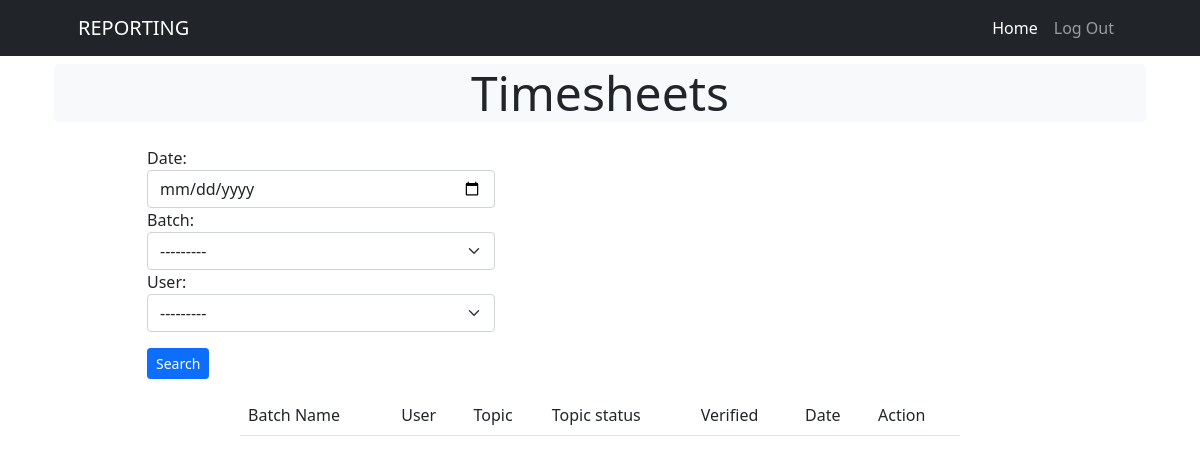
Before: /centerhead/users/timesheets (signed in) with the older database file.
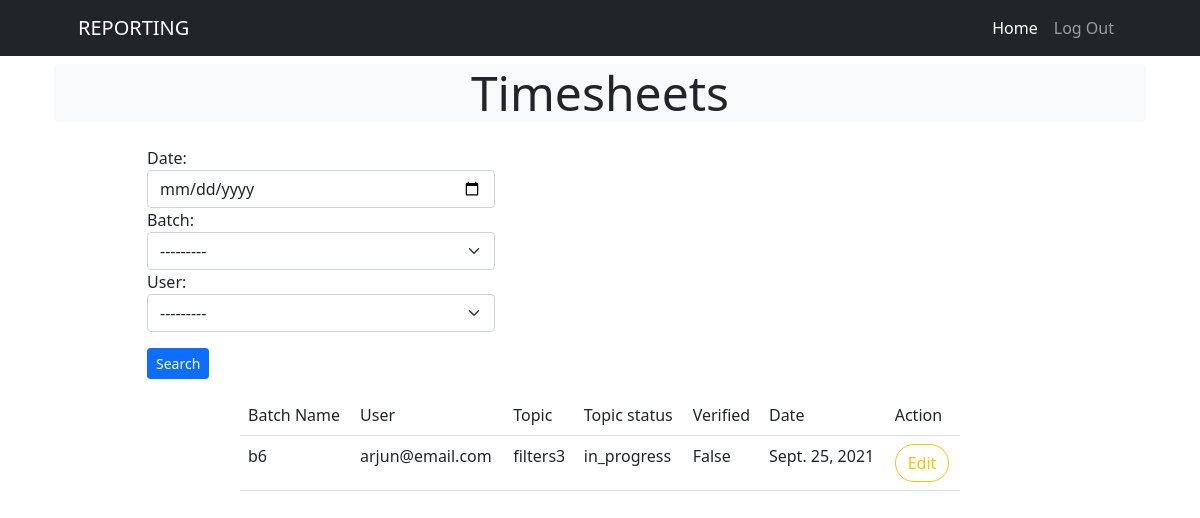
After: the same page with the newer database file.
### reporting/models.py (models this page shows)
class TimeSheet(models.Model):
    user=models.CharField(max_length=120)
    batch=models.ForeignKey(Batch,on_delete=models.CASCADE)
    topic=models.CharField(max_length=120)
    date=models.DateField(auto_now_add=True)
    verified=models.BooleanField(default=False)
    options=(('in_progress','in_progress'),
             ("completed","completed"))
    topic_status=models.CharField(max_length=120,choices=options,default="in_progress")

class Batch(models.Model):
    course = models.ForeignKey(Course,on_delete=models.CASCADE)
    batch_name=models.CharField(max_length=100,unique=True)
    is_active = models.BooleanField(default=True)
    def __str__(self):
        return self.batch_name

### reporting/views.py (the view)
# urls.py: path('users/timesheets',views.Timesheets.as_view(),name='listtimesheet'),
@method_decorator(signin_required,name="dispatch")
class Timesheets(FilterView):
    model = TimeSheet
    template_name = 'reporting/timesheets_list.html'
    context_object_name = 'timesheets'
    filterset_class=TimeSheetFilter
    context={}
    def get_context_data(self, **kwargs):
        context = super().get_context_data(**kwargs)
        context["filters"] = self.filterset_class
        if self.request.user.is_admin:
            queryset = self.model.objects.all()
        else:
            queryset = self.model.objects.filter(user=self.request.user, verified=False)
        context["queryset"]=queryset
        return context

### reporting/models.py (called while the page is built)
    def __str__(self):
        return self.email

### reporting/templates/reporting/timesheets_list.html
<!DOCTYPE html>
{%extends 'reporting/base.html' %}
{%block body_block%}
<div class="container">
    <h1 class="display-5  text-center bg-light rounded-3 mt-2 ">Timesheets</h1>
    <div class="row">
        <div class="col-1"></div>
        <div class="col-4 mt-3">
            <form action="" method="get">
                {{filters.form}}
                <input type="submit" value="Search" class="btn btn-sm btn-primary mt-3">
            </form>
        </div>
        <div class="col-4"></div>
        <div class="col-3"></div>
    </div>
    <div class="row mt-3">
        <div class="col-2"></div>
        <div class="col-8">
            <table class="table">
                <tr>
                    <td>Batch Name</td>
                    <td>User</td>
                    <td>Topic</td>
                    <td>Topic status</td>
                    <td>Verified</td>
                    <td>Date</td>
                    <td>Action</td>
                </tr>
                {% for timesheet in queryset %}
                <tr>
                    <td>{{timesheet.batch}}</td>
                    <td>{{timesheet.user}}</td>
                    <td>{{timesheet.topic}}</td>
                    <td>{{timesheet.topic_status}}</td>
                    <td>{{timesheet.verified}}</td>
                    <td>{{timesheet.date}}</td>
                    {%if request.user.is_admin%}
                    <td>
                        {%if not timesheet.verified%}
                        <a href="{%url 'verifytimesheet' timesheet.id%}" class="btn btn-outline-warning rounded-pill">Verify</a>
                        {% endif %}
                    </td>
                    {% else %}
                    <td>
                        <a href="{%url 'edittimesheet' timesheet.id %} " class="btn btn-outline-warning rounded-pill">Edit</a>
                    </td>
                </tr>
                {% endif %}
                {% endfor %}
            </table>
        </div>
        <div class="col-2"></div>
    </div>
</div>
{% endblock %}

### reporting/templates/reporting/base.html (shortened to what this page needs)
<!DOCTYPE html>
{%load static%}
<html lang="en">
<head>
    <link href="https://cdn.jsdelivr.net/npm/bootstrap-icons@1.4.1/font/bootstrap-icons.css" rel="stylesheet"/>
    <link href="{%static 'css/styles.css'%}" rel="stylesheet"/>
</head>
<body>
<nav class="navbar navbar-expand-lg navbar-dark bg-dark">
    <div class="container px-lg-5">
        <a class="navbar-brand" href="#!">REPORTING</a>
        <div class="collapse navbar-collapse" id="navbarSupportedContent">
            <ul class="navbar-nav ms-auto mb-2 mb-lg-0">
                {%if request.user.is_admin%}
                <li class="nav-item"><a class="nav-link active" aria-current="page" href="{%url 'adminhome'%}">Home</a></li>
                <li class="nav-item"><a class="nav-link" href="{%url 'signout'%}">Log Out</a></li>
                {%else%}
                <li class="nav-item"><a class="nav-link active" aria-current="page" href="{%url 'userhome'%}">Home</a></li>
                <li class="nav-item"><a class="nav-link" href="{%url 'signout'%}">Log Out</a></li>
                {% endif %}
            </ul>
        </div>
    </div>
</nav>
<div class="container">
    {%block body_block%}
    {% endblock %}
</div>
</body>
</html>

Changed rows visible on the page:
added TimeSheet: batch "b6", user "arjun@email.com", topic "filters3", topic_status "in_progress", verified "False", date "Sept. 25, 2021"
